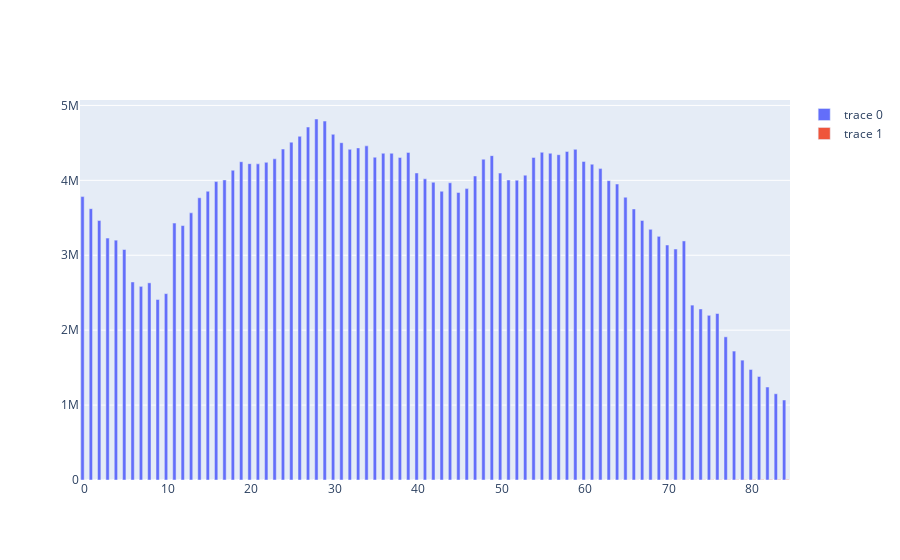

Notebook cell for this chart:
### Code cell
fig = go.Figure()
fig.add_trace(go.Bar(x=usa_total["age"], y=usa_total["Population"]))
fig.add_trace(go.Bar(x=usa_total["age"], y=usa_total["Rate"]))
